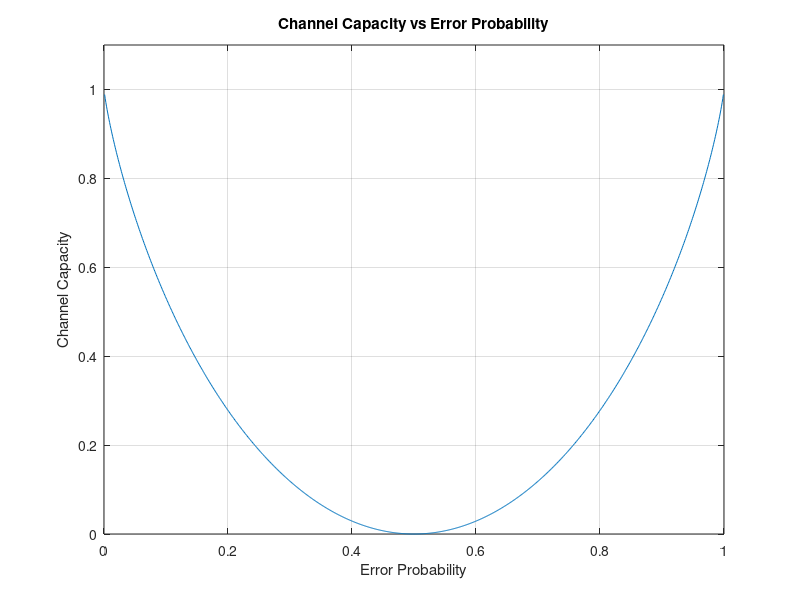

Write MATLAB code to recreate this figure.
clc;
close all;
clear all;

%error probability vector
p1 = 0.001:0.001:1;

%Channel capacity vector calculation
Ci = zeros(1,length(p1));
for i=1:length(p1)
    Ci(i)=1+p1(i)*log2(p1(i))+(1-p1(i))*log2(1-p1(i));
end

% plotting channel capacity vs erro probabilty 
plot(p1,Ci);
grid on;
title('Channel Capacity vs Error Probability');
xlabel('Error Probability');
ylabel('Channel Capacity');
axis([0 1 0 1.1]);